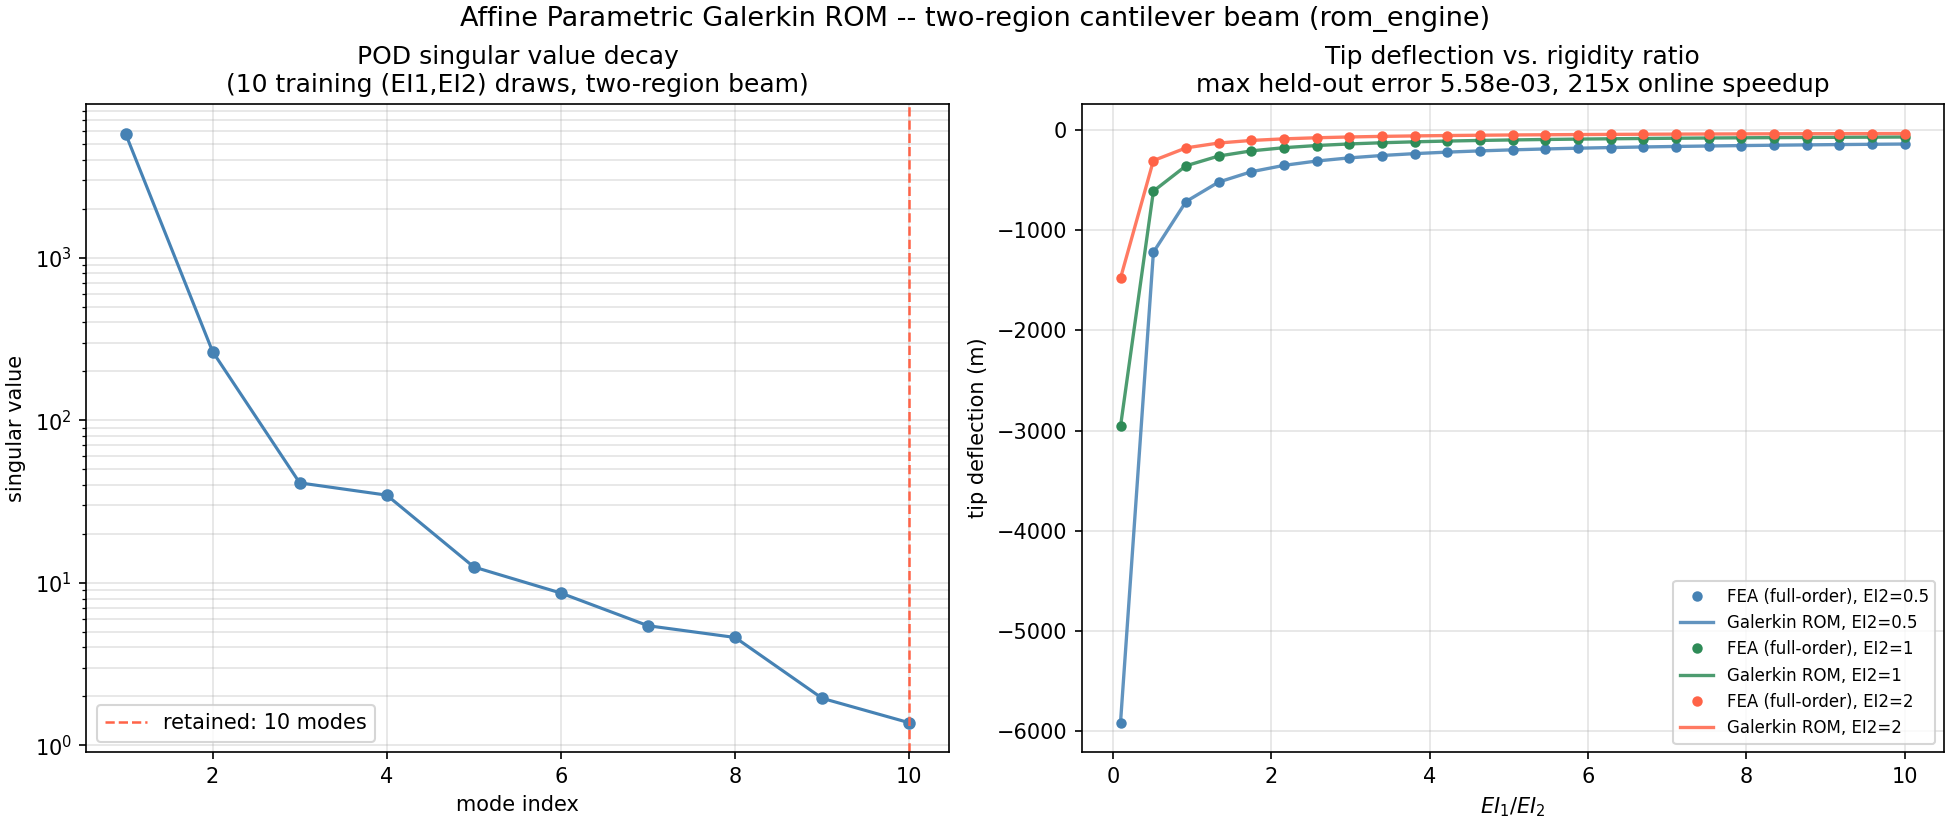

Source code (Python):
"""
rom_02_galerkin_parametric_rom.py -- Example Gallery: affine parametric
Galerkin ROM (pod.py + galerkin.py + affine.py) on a two-region
cantilever beam whose two independent bending rigidities (EI1, EI2)
are the reduction PARAMETERS, not just a single fixed model like
example 01 -- the "many-query" use case reduced-basis methods exist
for: build the reduced model ONCE offline, then answer a whole design
sweep or UQ study online for a fraction of a full re-assembly's cost.

Reuses this repository's own existing, previously-validated
two_region_beam_rom.py end-to-end script (build_two_region_beam(),
build_rom()) rather than re-deriving the affine-decomposition setup,
and adds: a POD singular-value-decay panel, and a saved (not just
plt.show()'d) tip-deflection-vs-rigidity-ratio comparison panel with
the FULL-ORDER (fea_engine) curve plotted UNDERNEATH the ROM curve so
any visible mismatch would be obvious, plus a printed online/offline
timing speedup exactly like the source script reports.
"""
import os
import sys
import numpy as np
import matplotlib.pyplot as plt

sys.path.insert(0, os.path.join(os.path.dirname(__file__), ".."))
from two_region_beam_rom import build_two_region_beam, build_rom  # noqa: E402

N_ELEM = 120
N_TRAIN = 10
N_MODES = 10
TIP_LOAD = -1000.0


def main():
    model = build_two_region_beam(n=N_ELEM)
    free = model["free_dofs"]

    basis, galerkin, affine, tip_dof_local = build_rom(
        model, n_train=N_TRAIN, n_modes=N_MODES, tip_load=TIP_LOAD, seed=0)
    print(f"POD basis: {basis.n_modes} modes (from {N_TRAIN} training snapshots), "
          f"energy captured = {basis.energy_captured():.6f}")

    F_free = np.zeros(len(free))
    F_free[tip_dof_local] = TIP_LOAD
    F_full = np.zeros(model["n_dof"])
    F_full[free] = F_free
    F_r = galerkin.project_vector(F_full)

    # Held-out accuracy check (same pattern as the source script).
    rng = np.random.default_rng(99)
    n_test = 12
    rel_errs = []
    for _ in range(n_test):
        EI1, EI2 = rng.uniform(0.5, 5.0, size=2)
        K_r = affine.assemble_reduced((EI1, EI2))
        q = np.linalg.solve(K_r, F_r)
        x_rom_free = (basis.V @ q)[free]
        K_fom_ff = model["K_direct"](EI1, EI2)[np.ix_(free, free)]
        x_fom_free = np.linalg.solve(K_fom_ff, F_free)
        rel_errs.append(abs(x_rom_free[tip_dof_local] - x_fom_free[tip_dof_local])
                         / abs(x_fom_free[tip_dof_local]))
    print(f"Max relative tip-deflection error over {n_test} held-out (EI1,EI2) points: "
          f"{max(rel_errs):.3e}")

    import time
    n_sweep = 500
    mus = [tuple(rng.uniform(0.5, 5.0, size=2)) for _ in range(n_sweep)]
    t0 = time.perf_counter()
    for EI1, EI2 in mus:
        K_r = affine.assemble_reduced((EI1, EI2))
        np.linalg.solve(K_r, F_r)
    t_rom = time.perf_counter() - t0
    t0 = time.perf_counter()
    for EI1, EI2 in mus:
        K_fom_ff = model["K_direct"](EI1, EI2)[np.ix_(free, free)]
        np.linalg.solve(K_fom_ff, F_free)
    t_fom = time.perf_counter() - t0
    speedup = t_fom / t_rom
    print(f"{n_sweep}-point (EI1,EI2) sweep: full-order {t_fom*1e3:.2f} ms, "
          f"reduced-order {t_rom*1e3:.2f} ms -> {speedup:.1f}x speedup")

    # Sweep for the plot: tip deflection vs rigidity ratio, several EI2.
    rigidity_ratios = np.linspace(0.1, 10.0, 25)
    fixed_EI2s = (0.5, 1.0, 2.0)
    curves = {}
    for EI2 in fixed_EI2s:
        tip_roms, tip_foms = [], []
        for ratio in rigidity_ratios:
            EI1 = ratio * EI2
            K_r = affine.assemble_reduced((EI1, EI2))
            q = np.linalg.solve(K_r, F_r)
            tip_roms.append((basis.V @ q)[free][tip_dof_local])
            K_fom_ff = model["K_direct"](EI1, EI2)[np.ix_(free, free)]
            x_fom_free = np.linalg.solve(K_fom_ff, F_free)
            tip_foms.append(x_fom_free[tip_dof_local])
        curves[EI2] = (np.array(tip_foms), np.array(tip_roms))

    fig, (ax1, ax2) = plt.subplots(1, 2, figsize=(13, 5.5), constrained_layout=True)

    ranks = np.arange(1, len(basis.singular_values) + 1)
    ax1.semilogy(ranks, basis.singular_values, 'o-', color='steelblue', markersize=5)
    ax1.axvline(basis.n_modes, color='tomato', linestyle='--', linewidth=1.2,
                label=f'retained: {basis.n_modes} modes')
    ax1.set_xlabel('mode index')
    ax1.set_ylabel('singular value')
    ax1.set_title(f'POD singular value decay\n({N_TRAIN} training (EI1,EI2) draws, two-region beam)')
    ax1.grid(True, alpha=0.35, which='both')
    ax1.legend()

    colors = ['steelblue', 'seagreen', 'tomato']
    for (EI2, (fom, rom)), c in zip(curves.items(), colors):
        ax2.plot(rigidity_ratios, fom, 'o', color=c, markersize=4,
                  label=f'FEA (full-order), EI2={EI2:g}')
        ax2.plot(rigidity_ratios, rom, '-', color=c, linewidth=1.6, alpha=0.85,
                  label=f'Galerkin ROM, EI2={EI2:g}')
    ax2.set_xlabel(r'$EI_1 / EI_2$')
    ax2.set_ylabel('tip deflection (m)')
    ax2.set_title(f'Tip deflection vs. rigidity ratio\n'
                  f'max held-out error {max(rel_errs):.2e}, {speedup:.0f}x online speedup')
    ax2.grid(True, alpha=0.35)
    ax2.legend(fontsize=8, ncol=1)

    fig.suptitle('Affine Parametric Galerkin ROM -- two-region cantilever beam (rom_engine)',
                 fontsize=13)
    out = os.path.join(os.path.dirname(__file__), 'rom_02_galerkin_parametric_rom.png')
    fig.savefig(out, dpi=150)
    print("Saved rom_02_galerkin_parametric_rom.png")


if __name__ == "__main__":
    main()
